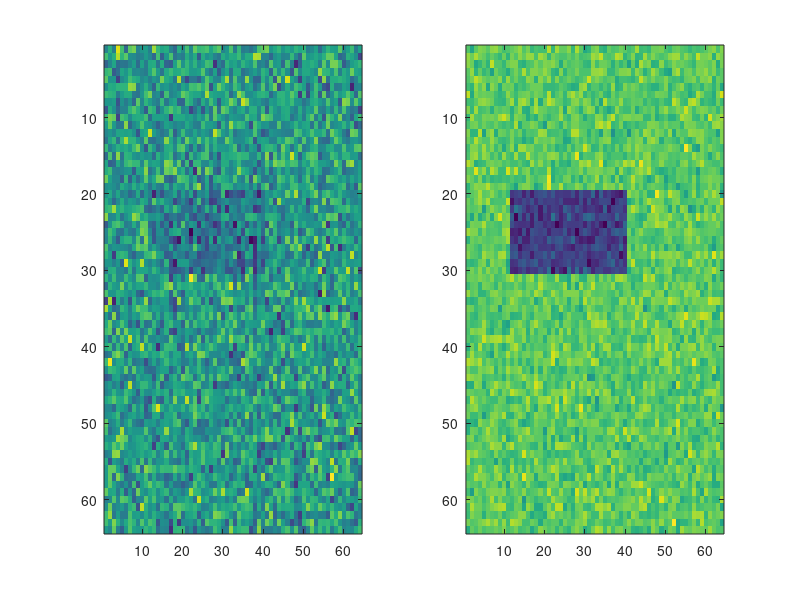

MATLAB code for this plot:
% Fake Brain 

TR = 2; % taking a picture of head
t = 1:TR:239; %seconds
brain = randn(64, 64, 28, 120); 
% happy = repmat(0, 10, 1); 
% sad = repmat(1, 10, 1); 
% happysad = [happy;  sad];
% happysad = happysad(:); 
% design=repmat(happysad, 6, 1); 

design = repmat([repmat(0, 10, 1); repmat(1, 10, 1)], 6, 1); %tightening commented code above

% ROI = region of interest 

ROI = [20: 30, 12:40, 18:23]; %slice - rows go from top to bottom 

brain(20: 30, 12:40, 18:23, find(design)) = ...
    brain(20: 30, 12:40, 18:23, find(design))- 1;
subplot(1,2,1)
imagesc(brain(:, :, 20, 13)); 
sad = mean(brain(:, :, 20, find(design)), 4); %all the time points averaged across time (dimension 4) 
subplot(1, 2, 2)
imagesc(sad)

%Averaging over lots of samples reduces variance and allows for more
%clarity in the plots